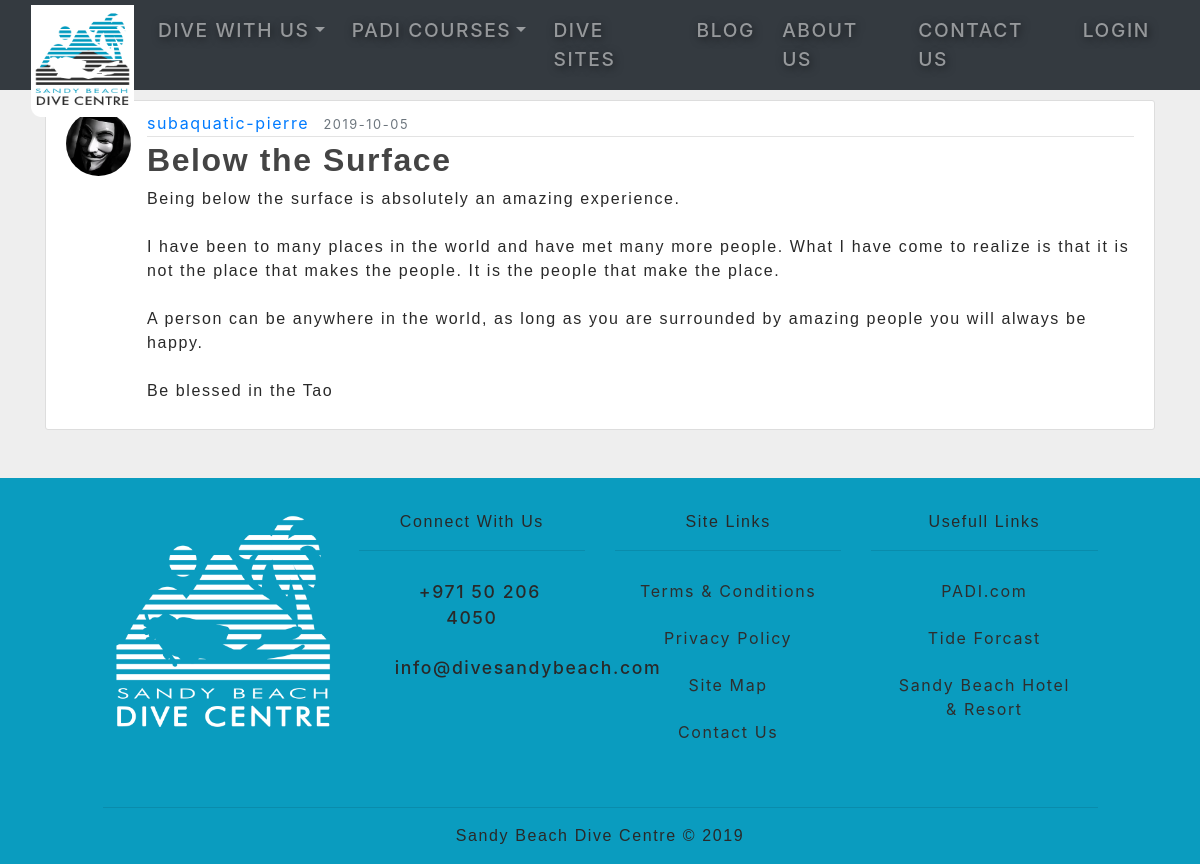
/post/11, run on the app's committed database.
### flaskblog/users/models.py (models this page shows, shortened)
class User(db.Model, UserMixin): # UserMixin is a class imported from flask_login that creates attributes to be used with login_manager
    id = db.Column(db.Integer, primary_key=True)
    username = db.Column(db.String(20), unique=True, nullable=False)
    email = db.Column(db.String(120), unique=True, nullable=False)
    image_file = db.Column(db.String(20), nullable=False, default='default_profile.jpg')
    password = db.Column(db.String(60), nullable=False)
    posts = db.relationship('Post', backref='author', lazy=True)

### flaskblog/posts/models.py (models this page shows, shortened)
class Post(db.Model):
    id = db.Column(db.Integer, primary_key=True)
    title = db.Column(db.String(100), nullable=False)
    date_posted = db.Column(db.DateTime, nullable=False, default=datetime.utcnow)
    content = db.Column(db.Text, nullable=False)
    user_id = db.Column(db.Integer, db.ForeignKey('user.id'), nullable=False)

### flaskblog/posts/routes.py (the view)
@posts.route('/post/<int:post_id>') # Describe wether argument will be int or string with : infront of variable
def post(post_id):
    post = Post.query.get_or_404(post_id) # Get the post with this id, if not found return with 404 page not found error, SQLAlchemy methods
    return render_template('posts/post.html', title=post.title, post=post)

### flaskblog/templates/posts/post.html (shortened to what this page needs)
{% extends 'layout.html' %}
{% block main %}
    <div class="container mb-5">
        <article class="media content-section">
            <img class="rounded-circle article-img" src="{{ url_for('static', filename='uploads/profile_pics/' + post.author.image_file) }}" alt="">
            <div class="media-body">
                <div class="article-metadata">
                <a class="mr-2" href="{{ url_for('users.user_posts', username=post.author.username) }}">{{ post.author.username }}</a>
                <small class="text-muted">{{ post.date_posted.strftime('%Y-%m-%d') }}</small>
                </div>
                <h2 class="article-title" >{{ post.title }}</h2>
                <p class="article-content">{{ post.content }}</p>
            </div>
        </article>
    </div>
{% endblock %}

### flaskblog/static/css/main.css (style rules this page uses)
body { background-color: black; }
*, *::before, *::after { padding: 0; margin: 0; box-sizing: inherit; list-style: none; text-decoration: none; }
body { color: #292929; box-sizing: border-box; letter-spacing: 0.1rem; font-style: normal; background-color: #eee; overflow-x: hidden; }
h1, h2, h3, h4, h5, h6 { font-family: futura-pt, sans-serif; font-weight: 700; font-style: normal; }
p { font-family: montserrat, sans-serif; }
.content-section { background: #ffffff; padding: 10px 20px; border: 1px solid #dddddd; border-radius: 3px; margin-bottom: 20px; margin-top: 10px; }
.article-title { color: #444444; }
.article-content { white-space: pre-line; }
.article-img { height: 65px; width: 65px; margin-right: 16px; }
.article-metadata { padding-bottom: 1px; margin-bottom: 4px; border-bottom: 1px solid #e3e3e3; }

### data on the page
User: image_file (placeholder picture), author.username "subaquatic-pierre"
Post: date_posted "2019-10-05", title "Below the Surface", content "Being below the surface is absolutely an amazing experience. I have been to many places in the world and have met many more people. What I have come to realize is that it is not the place that makes the people. It is the people that make the place. A person can be anywhere in the world, as long as you are surrounded by amazing people you will always be happy. Be blessed in the Tao"
